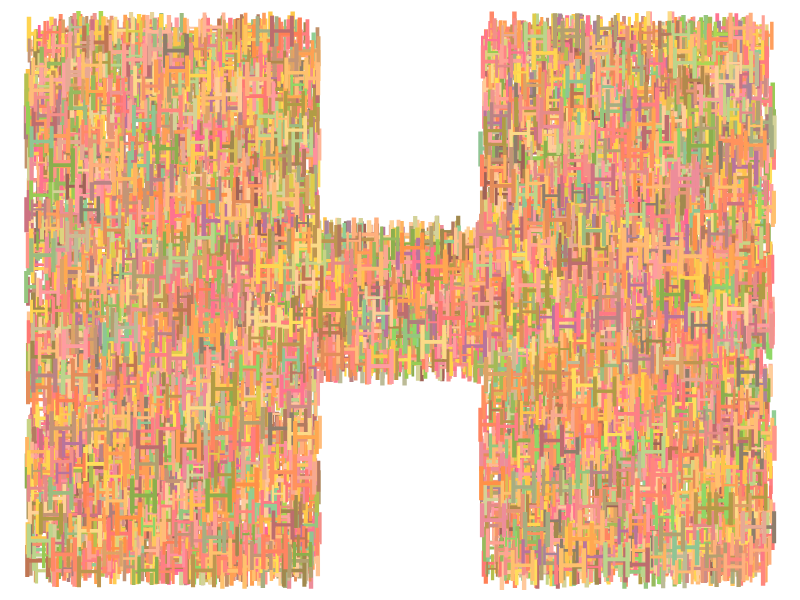

This chart was generated by the following R code:
## ---- chunk 1
library(dplyr)
library(ggplot2)

start<-runif(3)
amount<-10000
margins=.4

grid<-data.frame(xin=runif(amount,-1,1),yin=runif(amount,-1,1),size=runif(amount,-1,1),group=round(runif(amount,1,100))) %>% 
  group_by(group) %>% 
  mutate(
    order=1:n(),
    r=rep(start[1]+runif(1,start[1]*-margins,start[1]*margins),n()),
    g=rep(start[2]+runif(1,start[2]*-margins,start[2]*margins),n()),
    b=rep(start[3]+runif(1,start[3]*-margins,start[3]*margins),n())
    ) %>% 
  ungroup() %>% 
  mutate(across(r:b,function(x){
    x[x<0]<-0
    x[x>1]<-1
    x
  })) %>% 
  mutate(color=rgb(r,g,b)) %>% 
  arrange(order)

#### V1 ####
# plot<-ggplot(grid)+
#   geom_rect(xmin=-1.2,xmax=1.2,ymax=1.2,ymin=-1.2,fill="white")+
#   geom_path(aes(x=xin,y=yin,group=group,color=color))+
#   theme_void()+
#   guides(color='none')+
#   scale_color_manual(values = unique(grid$color))+
#   geom_rect(xmin=-.25,xmax=.25,ymax=1,ymin=.25,fill="white")+
#   geom_rect(xmin=-.25,xmax=.25,ymax=-.25,ymin=-1,fill="white")

#### V2 ####
plot<-grid %>% 
  filter(!(between(yin,.25,1)&between(xin,-.25,.25))) %>% 
  filter(!(between(yin,-1,-.25)&between(xin,-.25,.25))) %>% 
  ggplot()+
  geom_point(shape="H",aes(x=xin,y=yin,color=color,size=size))+
  scale_size_continuous(range = c(4,12))+
  theme_void()+
  guides(color='none',size='none')+
  scale_color_manual(values = unique(grid$color))


# ggsave(plot,file="data/logo.png",width=10,height=10)  
# ggsave(plot,file=sprintf("data/Logos/%s.png",lubridate::now()),width=10,height=10)  

## ---- chunk 2

logos<-dir("data/Logos/",full.names = T)

for(i in rev(logos)){
  filename <- file.path(i)
  cat(paste0("![text](",filename,")"))
}

